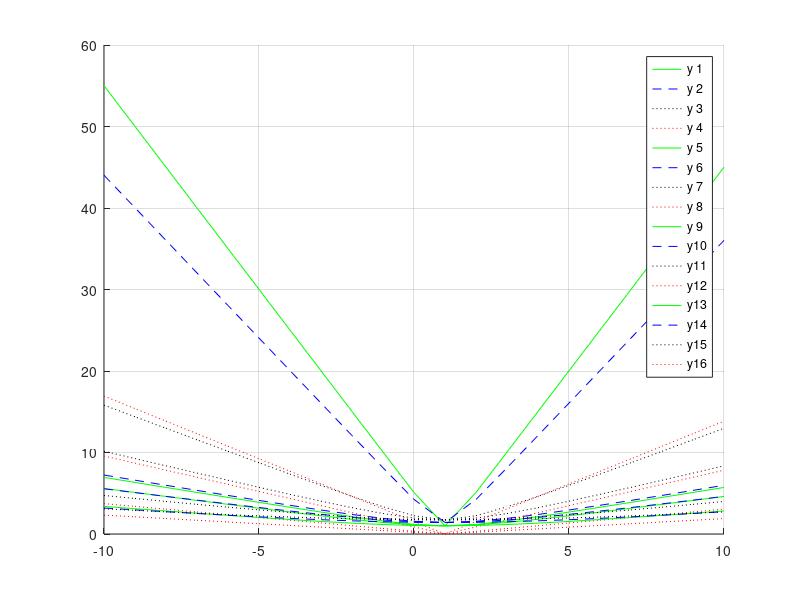

Here is the MATLAB script that generated this plot:
clear all;
figure;
hold on;
grid on;

x=[-10:1:10];
a=1;
b=[-2:.45:5];
c=1;
d=[-2:.5:2];

m=size(b,2);
opis='';

format=['r: ';'g- ';'b--';'k: '];
k=size(format,1);



for i=1:m
    c=mod(i,k);
    y=c+1;
        
    plot(x, sqrt(((x-a)./b(i)).^2+c), format(y,:))
    opis=[opis,sprintf('y%2.0f,',i)];
end

legend(strsplit(opis,','));
